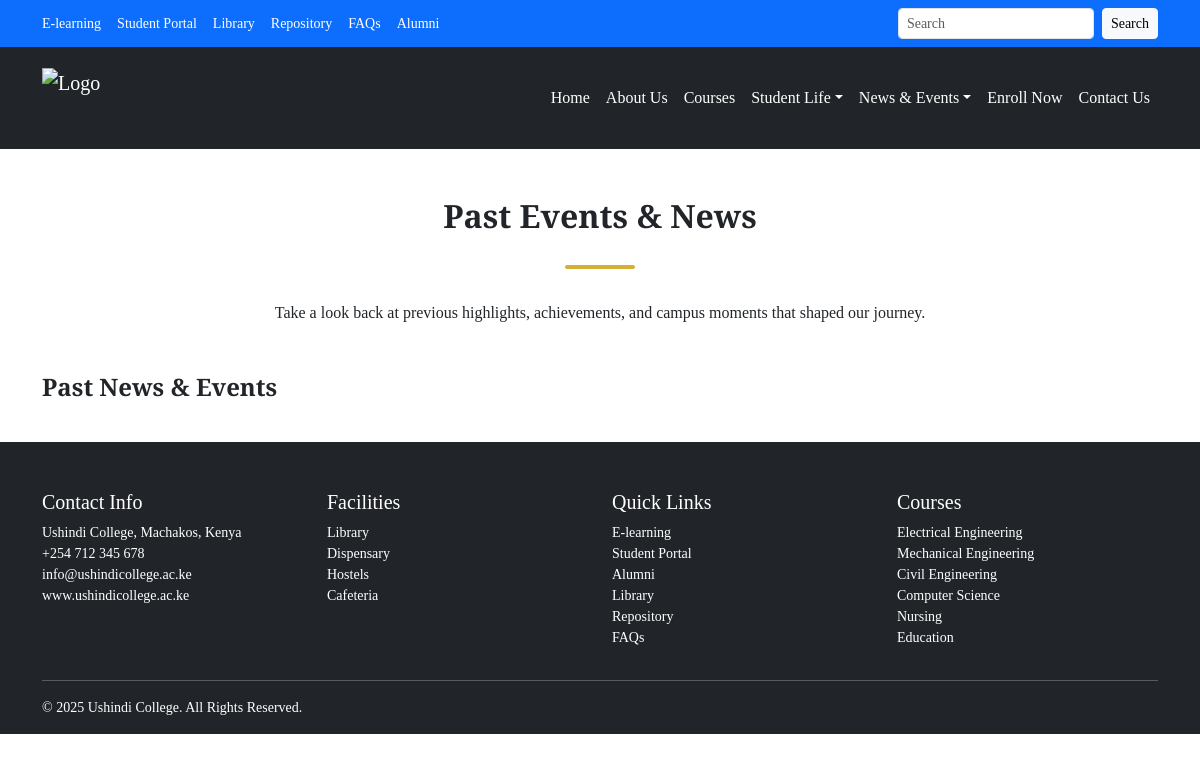
Before: /past-news-events/ with the older database file.
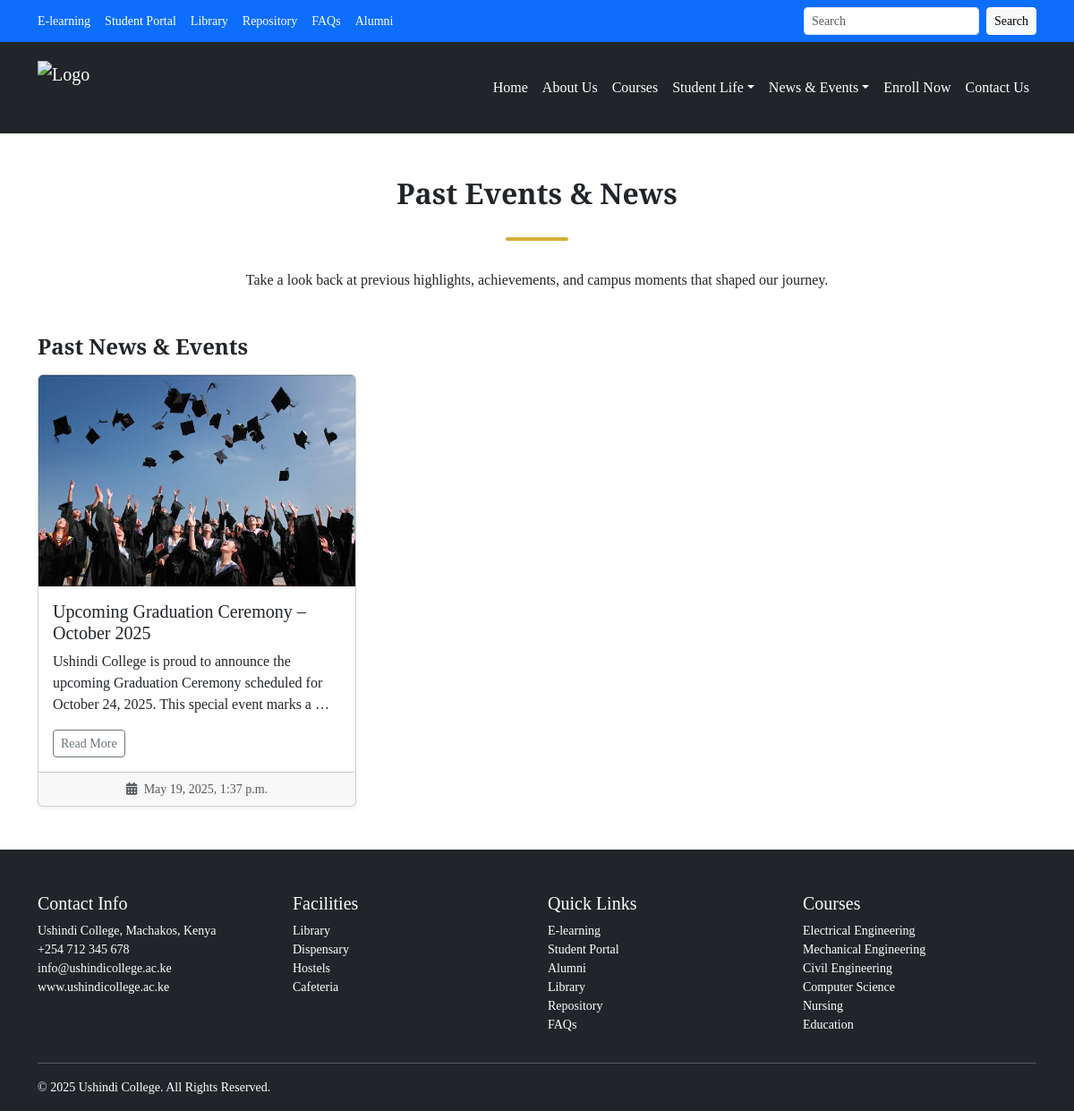
After: the same page with the newer database file.
### myapp/models.py (models this page shows, shortened)
class NewsEvents(models.Model):
    title = models.CharField(max_length=100)
    description = models.TextField()
    image = models.ImageField(upload_to="news/")
    date = models.DateTimeField(auto_now_add=True)
    slug = models.SlugField(max_length=100, unique=True, blank=True)
    is_new = models.BooleanField(default=True)
    class Meta:
        verbose_name_plural = 'News & Events'

### myapp/views.py (the view)
# urls.py: path('past-news-events/', views.pastNewsEvents, name='pastNewsEvents'),
def pastNewsEvents(request):
    news_events = NewsEvents.objects.filter(is_new=False).order_by('-date')
    return render(request, 'past-events.html', {'news_events': news_events})

### myapp/context_processors.py (called while the page is built)
def logo_details(request):
  logo = Logo.objects.first()
  return {'logo': logo}

def social_links(request):
    social_links = SocialLinks.objects.all()
    return {'social_links': social_links}

### templates/past-events.html (shortened to what this page needs)
{% extends 'master.html' %}
{% load static %}
{% block content %}
    <div class="container my-5">
        <div class="underline-title-wrap">
            <div class="underline-title">
                <h2 class="text-center fw-bold mb-4">Past Events & News</h2>
            </div>
        </div>
        <p class="text-center mb-5">Take a look back at previous highlights, achievements, and campus moments that
            shaped our journey.</p>
        <h4 class="fw-bold mb-3">Past News & Events</h4>
        <div class="row g-4 mb-5">
            {% for event in news_events %}
                <div class="col-md-4">
                    <div class="card h-100 shadow-sm">
                        <img src="{{ event.image.url }}" class="card-img-top" alt="{{ event.title }}">
                        <div class="card-body">
                            <h5 class="card-title">{{ event.title }}</h5>
                            <p class="card-text">{{ event.description|truncatewords:20 }}</p>
                            <a href="{% url 'news_events_detail' event.slug %}"
                               class="btn btn-sm btn-outline-secondary">Read More</a>
                        </div>
                        <div class="card-footer text-muted text-center small">
                            <i class="fa fa-calendar-alt me-1"></i> {{ event.date }}
                        </div>
                    </div>
                </div>
            {% endfor %}
        </div>
    </div>
{% endblock %}

Changed rows visible on the page:
now on this page (row edited): NewsEvents: image (picture), title "Upcoming Graduation Ceremony – October 2025", description "Ushindi College is proud to announce the upcoming Graduation Ceremony scheduled for October 24, 2025. This special event marks a …", date "May 19, 2025, 1:37 p.m."
